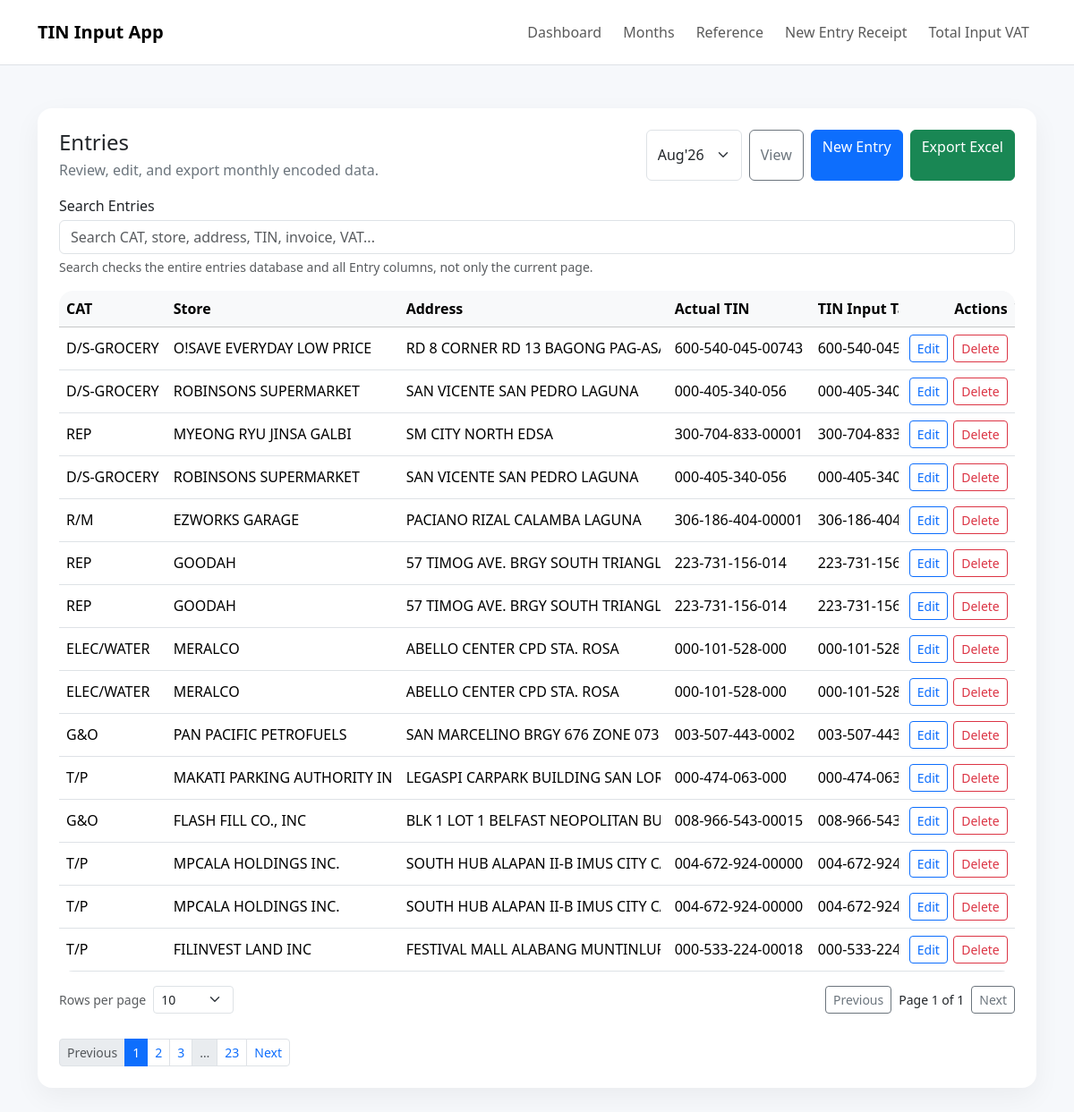
The page /entries on the database its author committed.
### app.py (models this page shows)
class Entry(db.Model):
    id = db.Column(db.Integer, primary_key=True)
    period_id = db.Column(db.Integer, db.ForeignKey("period.id"), nullable=False, index=True)
    category = db.Column(db.String(64), nullable=True)
    store = db.Column(db.String(255), nullable=True)
    address = db.Column(db.String(255), nullable=True)
    actual_tin_number = db.Column(db.String(64), nullable=False)
    tin_number_on_input_tax = db.Column(db.String(64), nullable=True)
    invoice_value = db.Column(db.Numeric(12, 2), nullable=False, default=0)
    vat_12 = db.Column(db.Numeric(12, 2), nullable=False, default=0)
    cost_wo_vat = db.Column(db.Numeric(12, 2), nullable=False, default=0)
    created_at = db.Column(db.DateTime, nullable=False, default=datetime.utcnow)
    updated_at = db.Column(db.DateTime, nullable=False, default=datetime.utcnow, onupdate=datetime.utcnow)
    period = db.relationship("Period", backref=db.backref("entries", lazy=True, cascade="all, delete-orphan"))

### app.py (the view)
@app.route("/entries")
def list_entries():
    period_id = request.args.get("period_id", type=int)
    periods = Period.query.order_by(Period.created_at.desc()).all()
    if not period_id:
        active = Period.query.filter_by(is_active=True).first()
        if active:
            period_id = active.id
        elif periods:
            period_id = periods[0].id
    selected_period = db.session.get(Period, period_id) if period_id else None
    page = request.args.get("page", 1, type=int)
    entries = []
    entries_pagination = None
    if selected_period:
        entries_pagination = Entry.query.filter_by(period_id=selected_period.id).order_by(Entry.created_at.desc(), Entry.id.desc()).paginate(page=page, per_page=15, error_out=False)
        entries = entries_pagination.items
    return render_template("entries.html", periods=periods, selected_period=selected_period, entries=entries, entries_pagination=entries_pagination)

### app.py (called while the page is built)
@app.context_processor
def inject_globals():
    active_period = Period.query.filter_by(is_active=True).order_by(Period.created_at.desc()).first()
    return {"active_period": active_period}

### templates/entries.html (shortened to what this page needs)
{% extends 'base.html' %}
{% block content %}
<div class="card p-4">
  <div class="d-flex flex-column flex-lg-row justify-content-between gap-3 mb-3">
    <div>
      <h4 class="mb-1">Entries</h4>
      <div class="text-secondary">Review, edit, and export monthly encoded data.</div>
    </div>
    <div class="d-flex flex-wrap gap-2">
      <form method="get" class="d-flex gap-2">
        <select name="period_id" class="form-select">
          {% for period in periods %}
            <option value="{{ period.id }}" {% if selected_period and period.id == selected_period.id %}selected{% endif %}>{{ period.name }}</option>
          {% endfor %}
        </select>
        <button class="btn btn-outline-secondary">View</button>
      </form>
      <a class="btn btn-primary" href="{{ url_for('new_entry') }}">New Entry</a>
      {% if selected_period %}
      <a class="btn btn-success" href="{{ url_for('export_period', period_id=selected_period.id) }}">Export Excel</a>
      {% endif %}
    </div>
  </div>
  {% if selected_period and entries %}
  <div class="table-responsive">
    <table class="table table-hover align-middle mb-0 data-table entries-table">
      <thead class="table-light">
        <tr>
          <th class="cat-cell">CAT</th>
          <th class="store-cell">Store</th>
          <th class="address-cell">Address</th>
          <th class="tin-cell">Actual TIN</th>
          <th class="tin-cell">TIN Input Tax</th>
          <th class="text-end amount-cell">Invoice</th>
          <th class="text-end action-header">Actions</th>
        </tr>
      </thead>
      <tbody>
        {% for entry in entries %}
        <tr>
          <td class="cat-cell">{{ entry.category or '-' }}</td>
          <td class="store-cell"><span class="nowrap-scroll">{{ entry.store or '-' }}</span></td>
          <td class="address-cell"><span class="nowrap-scroll">{{ entry.address or '-' }}</span></td>
          <td class="tin-cell">{{ entry.actual_tin_number }}</td>
          <td class="tin-cell">{{ entry.tin_number_on_input_tax or '-' }}</td>
          <td class="text-end amount-cell">{{ '%.2f'|format(entry.invoice_value) }}</td>
          <td class="text-end action-cell">
            <div class="action-buttons">
              <a class="btn btn-outline-primary btn-sm" href="{{ url_for('edit_entry', entry_id=entry.id) }}">Edit</a>
              <form method="post" action="{{ url_for('delete_entry', entry_id=entry.id) }}" onsubmit="return confirm('Delete this entry?');">
                <button class="btn btn-outline-danger btn-sm">Delete</button>
              </form>
            </div>
          </td>
        </tr>
        {% endfor %}
      </tbody>
    </table>
  </div>
  {% if entries_pagination and entries_pagination.pages > 1 %}
  <div class="pagination-wrap mt-3">
    <nav aria-label="Entries pages">
      <ul class="pagination pagination-sm mb-0">
        <li class="page-item {% if not entries_pagination.has_prev %}disabled{% endif %}">
          <a class="page-link" href="{{ url_for('list_entries', period_id=selected_period.id, page=entries_pagination.prev_num) if entries_pagination.has_prev else '#' }}">Previous</a>
        </li>
        {% for p in entries_pagination.iter_pages(left_edge=1, left_current=1, right_current=2, right_edge=1) %}
          {% if p %}
          <li class="page-item {% if p == entries_pagination.page %}active{% endif %}">
            <a class="page-link" href="{{ url_for('list_entries', period_id=selected_period.id, page=p) }}">{{ p }}</a>
          </li>
          {% else %}
          <li class="page-item disabled"><span class="page-link">…</span></li>
          {% endif %}
        {% endfor %}
        <li class="page-item {% if not entries_pagination.has_next %}disabled{% endif %}">
          <a class="page-link" href="{{ url_for('list_entries', period_id=selected_period.id, page=entries_pagination.next_num) if entries_pagination.has_next else '#' }}">Next</a>
        </li>
      </ul>
    </nav>
  </div>
  {% endif %}
  {% elif selected_period %}
    <p class="text-secondary mb-0">No entries yet for {{ selected_period.name }}.</p>
  {% else %}
    <p class="text-secondary mb-0">Create a month first.</p>
  {% endif %}
</div>
{% endblock %}

### templates/base.html (style rules this page uses)
body { background: #f6f8fb; }
.card { border: 0; border-radius: 1rem; box-shadow: 0 10px 30px rgba(0,0,0,.05); }
.table-responsive { border-radius: 1rem; overflow-x: auto; overflow-y: visible; -webkit-overflow-scrolling: touch; }
.nowrap-scroll, .value-scroll { display: block; max-width: 100%; white-space: nowrap; overflow-x: auto; overflow-y: hidden; scrollbar-width: thin; padding-bottom: .1rem; }
.data-table { min-width: 1100px; }
.data-table td, .data-table th { white-space: nowrap; vertical-align: middle; }
.data-table .cat-cell { min-width: 82px; }
.data-table .store-cell { min-width: 220px; max-width: 260px; }
.data-table .address-cell { min-width: 240px; max-width: 300px; }
.data-table .tin-cell { min-width: 160px; }
.data-table .amount-cell { min-width: 96px; }
.data-table .action-header, .data-table .action-cell { position: sticky; right: 0; min-width: 130px; background: #fff; z-index: 2; box-shadow: -1px 0 0 rgba(0,0,0,.08); }
.data-table thead .action-header { background: var(--bs-table-bg, #f8f9fa); z-index: 4; }
.action-buttons { display: inline-flex; flex-wrap: nowrap; justify-content: flex-end; gap: .4rem; }
.action-buttons .btn { white-space: nowrap; }
.pagination-wrap { overflow-x: auto; padding-top: .75rem; }
.pagination { flex-wrap: nowrap; }

### rows shown on the page
Entry: category "D/S-GROCERY", store "O!SAVE EVERYDAY LOW PRICE", address "RD 8 CORNER RD 13 BAGONG…", actual_tin_number "600-540-045-00743", tin_number_on_input_tax "600-540-045-743"
Entry: category "D/S-GROCERY", store "ROBINSONS SUPERMARKET", address "SAN VICENTE SAN PEDRO LAGUNA", actual_tin_number "000-405-340-056", tin_number_on_input_tax "000-405-340-056"
Entry: category "REP", store "MYEONG RYU JINSA GALBI", address "SM CITY NORTH EDSA", actual_tin_number "300-704-833-00001", tin_number_on_input_tax "300-704-833-001"
Entry: category "D/S-GROCERY", store "ROBINSONS SUPERMARKET", address "SAN VICENTE SAN PEDRO LAGUNA", actual_tin_number "000-405-340-056", tin_number_on_input_tax "000-405-340-056"
Entry: category "R/M", store "EZWORKS GARAGE", address "PACIANO RIZAL CALAMBA LAGUNA", actual_tin_number "306-186-404-00001", tin_number_on_input_tax "306-186-404-001"
Entry: category "REP", store "GOODAH", address "57 TIMOG AVE. BRGY SOUTH…", actual_tin_number "223-731-156-014", tin_number_on_input_tax "223-731-156-014"
Entry: category "REP", store "GOODAH", address "57 TIMOG AVE. BRGY SOUTH…", actual_tin_number "223-731-156-014", tin_number_on_input_tax "223-731-156-014"
Entry: category "ELEC/WATER", store "MERALCO", address "ABELLO CENTER CPD STA. ROSA", actual_tin_number "000-101-528-000", tin_number_on_input_tax "000-101-528-000"
Entry: category "ELEC/WATER", store "MERALCO", address "ABELLO CENTER CPD STA. ROSA", actual_tin_number "000-101-528-000", tin_number_on_input_tax "000-101-528-000"
Entry: category "G&O", store "PAN PACIFIC PETROFUELS", address "SAN MARCELINO BRGY 676 ZONE 073…", actual_tin_number "003-507-443-0002", tin_number_on_input_tax "003-507-443-002"
Entry: category "T/P", store "MAKATI PARKING AUTHORITY…", address "LEGASPI CARPARK BUILDING SAN…", actual_tin_number "000-474-063-000", tin_number_on_input_tax "000-474-063-000"
Entry: category "G&O", store "FLASH FILL CO., INC", address "BLK 1 LOT 1 BELFAST NEOPOLITAN…", actual_tin_number "008-966-543-00015", tin_number_on_input_tax "008-966-543-015"
Entry: category "T/P", store "MPCALA HOLDINGS INC.", address "SOUTH HUB ALAPAN II-B IMUS CITY…", actual_tin_number "004-672-924-00000", tin_number_on_input_tax "004-672-924-000"
Entry: category "T/P", store "MPCALA HOLDINGS INC.", address "SOUTH HUB ALAPAN II-B IMUS CITY…", actual_tin_number "004-672-924-00000", tin_number_on_input_tax "004-672-924-000"
Entry: category "T/P", store "FILINVEST LAND INC", address "FESTIVAL MALL ALABANG…", actual_tin_number "000-533-224-00018", tin_number_on_input_tax "000-533-224-018"

### other values the page prints
{{ p }} "1" "2" "3" "23"
form field period_id "Aug'26"
